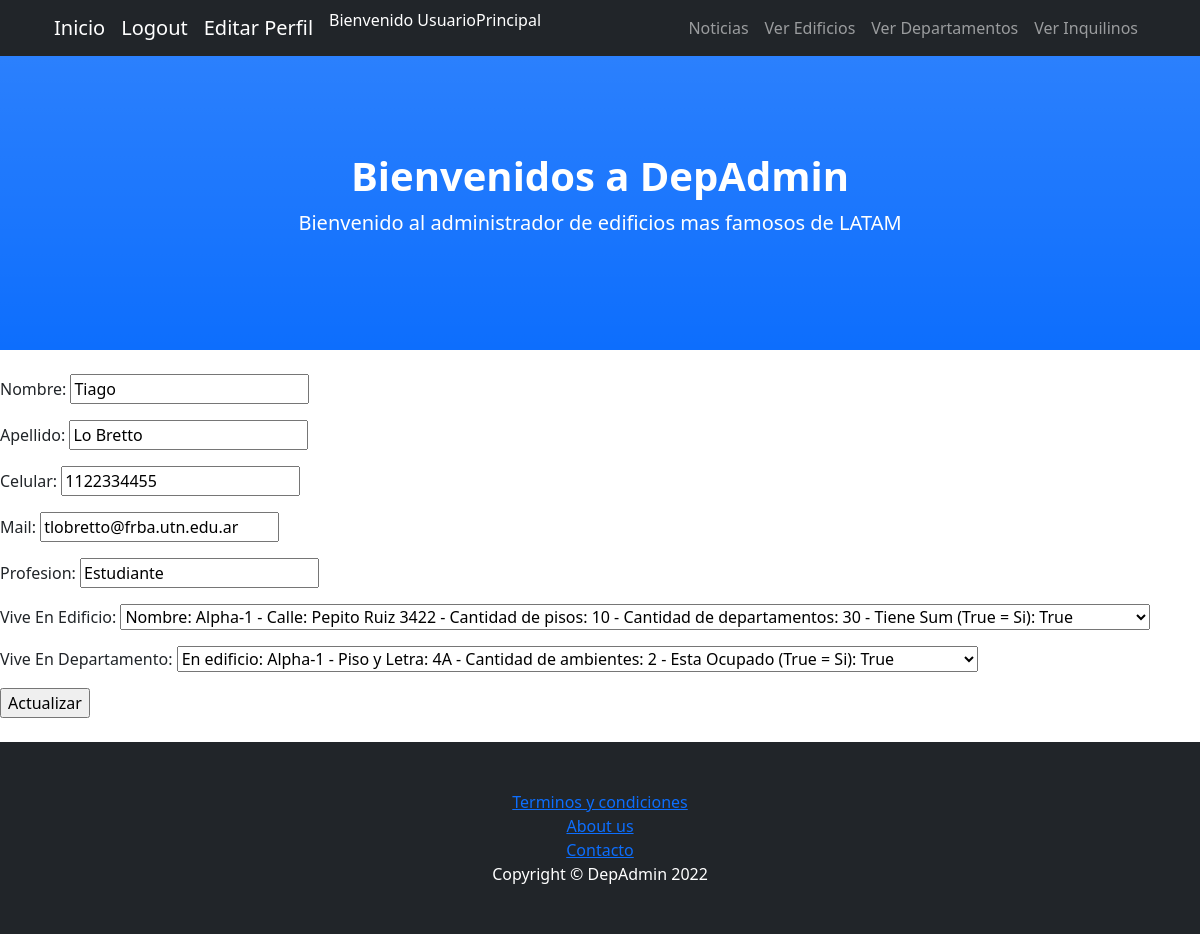
Page /BlogDepAdmin/modificar-inquilino/1 (signed in) on the committed database.
### Administrador_De_Edificios/models.py (models this page shows, shortened)
class Inquilino(models.Model):
    nombre = models.CharField(max_length=30)
    apellido = models.CharField(max_length=30)
    celular = models.IntegerField()
    mail = models.EmailField(max_length=254)
    profesion = models.CharField(max_length=50)
    vive_En_Edificio = models.ForeignKey(Edificio, on_delete=models.CASCADE)
    vive_En_Departamento = models.ForeignKey(Departamento, on_delete=models.CASCADE)
    class Meta:
        ordering = ['vive_En_Edificio','apellido', 'nombre']

class Edificio(models.Model):
    nombre = models.CharField(max_length=30)
    calle = models.CharField(max_length=50)
    cantidad_De_Pisos = models.IntegerField()
    cantidad_De_Departamentos = models.IntegerField()
    tiene_SUM = models.BooleanField()
    def __str__(self):
        return f"Nombre: {self.nombre} - Calle: {self.calle} - Cantidad de pisos: {self.cantidad_De_Pisos} - Cantidad de departamentos: {self.cantidad_De_Departamentos} - Tiene Sum (True = Si): {self.tiene_SUM} "
    class Meta:
        ordering = ['nombre']

### Administrador_De_Edificios/views.py (the view)
# urls.py: path('modificar-inquilino/<pk>', InquilinoUpdate.as_view(), name="ModificarInquilino"),
class InquilinoUpdate(PermissionRequiredMixin,UpdateView):
    model = Inquilino
    permission_required = 'is_staff'
    template_name = "inquilino_modificar.html"
    success_url = "/BlogDepAdmin/lista-inquilinos"
    fields = ('__all__')

### Administrador_De_Edificios/models.py (called while the page is built)
    def __str__(self):
        return f"En edificio: {self.en_Edificio.nombre} - Piso y Letra: {self.piso_Y_Letra} - Cantidad de ambientes: {self.cantidad_De_Ambientes} - Esta Ocupado (True = Si): {self.esta_Ocupado}"

### Administrador_De_Edificios/templates/inquilino_modificar.html
{% extends "padre.html"%}
{% load static %}
{% block contenidoQueCambia %}
<br>
    <form action="{% url 'ModificarInquilino' inquilino.id %}" method="POST"> {% csrf_token %}
        {{ form.as_p }}
        <input type="submit" value="Actualizar">
    </form>
<br>
{% endblock %}

### Administrador_De_Edificios/templates/padre.html (shortened to what this page needs)
<!DOCTYPE html>
<html lang="en">
    <head>
        {% load static %}
        <link href="{% static 'Administrador_De_Edificios/css/styles.css' %}" rel="stylesheet" />
    </head>
    <body>
        <nav class="navbar navbar-expand-lg navbar-dark bg-dark fixed-top" id="mainNav">
            <div class="container px-4">
                <a class="navbar-brand" href="{% url 'Inicio' %}">Inicio</a>
                {% if user.is_authenticated %}
                    <a class="navbar-brand" href="{% url 'Logout' %}">Logout</a>
                    <a class="navbar-brand" href="{% url 'EditarPerfil' %}">Editar Perfil</a>
                    <p style="color:white;" >Bienvenido {{user.username}}</p>
                {% else %}
                    <a class="navbar-brand" href="{% url 'Login' %}">Login</a>
                    <a class="navbar-brand" href="{% url 'Registrar' %}">Registrarse</a>
                {% endif %}
                <div class="collapse navbar-collapse" id="navbarResponsive">
                    <ul class="navbar-nav ms-auto">
                        <li class="nav-item"><a class="nav-link" href="{% url 'ListaNoticias' %}">Noticias</a></li>
                        <li class="nav-item"><a class="nav-link" href="{% url 'ListaEdificios' %}">Ver Edificios</a></li>
                        <li class="nav-item"><a class="nav-link" href="{% url 'ListaDepartamentos' %}">Ver Departamentos</a></li>
                        {% if user.is_staff%}
                        <li class="nav-item"><a class="nav-link" href="{% url 'ListaInquilinos' %}">Ver Inquilinos</a></li>
                        {% endif %}
                    </ul>
                </div>
            </div>
        </nav>
        <header class="bg-primary bg-gradient text-white">
            <div class="container px-4 text-center">
                <h1 class="fw-bolder">Bienvenidos a DepAdmin</h1>
                <p class="lead">Bienvenido al administrador de edificios mas famosos de LATAM</p>
            </div>
        </header>
        {% block contenidoQueCambia %}
        {% endblock %}
        <footer class="py-5 bg-dark">
            <div class="container px-4"><p class="m-0 text-center text-white"><a href="{% url 'TerminosyCondiciones' %}">Terminos y condiciones</a></p></div>
            <div class="container px-4"><p class="m-0 text-center text-white"><a href="{% url 'SobreNosotros' %}">About us</a></p></div>
            <div class="container px-4"><p class="m-0 text-center text-white"><a href="{% url 'Contacto' %}">Contacto</a></p></div>
            <div class="container px-4"><p class="m-0 text-center text-white">Copyright &copy; DepAdmin 2022</p></div>
        </footer>
    </body>
</html>

### rows in the picture
Inquilino: nombre "Tiago", apellido "Lo Bretto", celular "1122334455", mail "tlobretto@frba.utn.edu.ar", profesion "Estudiante", vive_En_Edificio "Nombre: Alpha-1 - Calle: Pepito Ruiz 3422 - Cantidad de pisos: 10 - Cantidad de departamentos: 30 - Tiene Sum (True = Si): True", vive_En_Departamento "En edificio: Alpha-1 - Piso y Letra: 4A - Cantidad de ambientes: 2 - Esta Ocupado (True = Si): True"

### other values in the picture
{{ user.username }} "UsuarioPrincipal"
